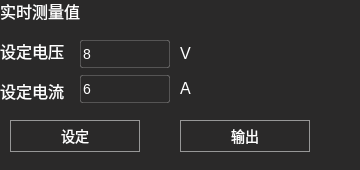
  <widget class="QGroupBox" name="groupBox_Gs">
   <property name="geometry">
    <rect>
     <x>1520</x>
     <y>100</y>
     <width>360</width>
     <height>170</height>
    </rect>
   </property>
   <property name="styleSheet">
    <string notr="true">border: none;background-color: rgb(42, 41, 41); </string>
   </property>
   <property name="title">
    <string/>
   </property>
   <widget class="QLabel" name="label_AV">
    <property name="geometry">
     <rect>
      <x>90</x>
      <y>0</y>
      <width>121</width>
      <height>25</height>
     </rect>
    </property>
    <property name="styleSheet">
     <string notr="true">font-size: 14px;
font-family: &quot;Microsoft YaHei UI Light&quot;;
font-weight: 400;
color: #FFFFFF;
line-height: 22px;</string>
    </property>
    <property name="text">
     <string/>
    </property>
   </widget>
   <widget class="QLineEdit" name="lineEdit_V">
    <property name="geometry">
     <rect>
      <x>80</x>
      <y>40</y>
      <width>90</width>
      <height>28</height>
     </rect>
    </property>
    <property name="styleSheet">
     <string notr="true">QLineEdit:focus { border-radius: 2px; border: 2px solid rgba(60,154,232,1); }
QLineEdit { border-radius: 2px; border: 1px solid rgba(255,255,255,0.2); }
QLineEdit { font-size: 14px; font-family: &quot;Microsoft YaHei UI Light&quot;;
 font-weight: 400; color: rgba(255,255,255,1); line-height: 22px; }</string>
    </property>
    <property name="text">
     <string>8</string>
    </property>
   </widget>
   <widget class="QLabel" name="label_32">
    <property name="geometry">
     <rect>
      <x>180</x>
      <y>45</y>
      <width>16</width>
      <height>16</height>
     </rect>
    </property>
    <property name="styleSheet">
     <string notr="true">font-size: 16px;
font-family: &quot;Microsoft YaHei UI Light&quot;;
font-weight: 400;
color: #FFFFFF;
line-height: 22px;</string>
    </property>
    <property name="text">
     <string>V</string>
    </property>
   </widget>
   <widget class="QLineEdit" name="lineEdit_A">
    <property name="geometry">
     <rect>
      <x>80</x>
      <y>75</y>
      <width>90</width>
      <height>28</height>
     </rect>
    </property>
    <property name="styleSheet">
     <string notr="true">QLineEdit:focus { border-radius: 2px; border: 2px solid rgba(60,154,232,1); }
QLineEdit { border-radius: 2px; border: 1px solid rgba(255,255,255,0.2); }
QLineEdit { font-size: 14px; font-family: &quot;Microsoft YaHei UI Light&quot;;
 font-weight: 400; color: rgba(255,255,255,1); line-height: 22px; }</string>
    </property>
    <property name="text">
     <string>6</string>
    </property>
    <property name="maxLength">
     <number>10</number>
    </property>
    <property name="frame">
     <bool>false</bool>
    </property>
   </widget>
   <widget class="QLabel" name="label_34">
    <property name="geometry">
     <rect>
      <x>180</x>
      <y>80</y>
      <width>16</width>
      <height>16</height>
     </rect>
    </property>
    <property name="styleSheet">
     <string notr="true">font-size: 16px;
font-family: &quot;Microsoft YaHei UI Light&quot;;
font-weight: 400;
color: #FFFFFF;
line-height: 22px;</string>
    </property>
    <property name="text">
     <string>A</string>
    </property>
   </widget>
   <widget class="QPushButton" name="pushButton_CurrentSet">
    <property name="geometry">
     <rect>
      <x>10</x>
      <y>120</y>
      <width>130</width>
      <height>32</height>
     </rect>
    </property>
    <property name="styleSheet">
     <string notr="true">QPushButton:Hover
{
	border-radius: 2px;
	border: 1px solid #1765AD;
}
QPushButton:pressed
{
	background: #1765AD;
	border-radius: 2px;
}
QPushButton{
font-size: 14px;
font-family: &quot;Microsoft YaHei UI Light&quot;;
font-weight: 400;
color: #FFFFFF;
line-height: 17px;
border: 1px solid #979797;
}


QPushButton:disabled {
font-size: 14px;
font-family: &quot;Microsoft YaHei UI Light&quot;;
font-weight: 400;
color: #656565;
line-height: 17px;
border: 1px solid #979797;
}
</string>
    </property>
    <property name="text">
     <string>设定</string>
    </property>
   </widget>
   <widget class="QPushButton" name="pushButton_CurrentOut">
    <property name="geometry">
     <rect>
      <x>180</x>
      <y>120</y>
      <width>130</width>
      <height>32</height>
     </rect>
    </property>
    <property name="styleSheet">
     <string notr="true">QPushButton:Hover
{
	border-radius: 2px;
	border: 1px solid #1765AD;
}
QPushButton:pressed
{
	background: #1765AD;
	border-radius: 2px;
}
QPushButton{
font-size: 14px;
font-family: &quot;Microsoft YaHei UI Light&quot;;
font-weight: 400;
color: #FFFFFF;
line-height: 17px;
border: 1px solid #979797;
}


QPushButton:disabled {
font-size: 14px;
font-family: &quot;Microsoft YaHei UI Light&quot;;
font-weight: 400;
color: #656565;
line-height: 17px;
border: 1px solid #979797;
}
</string>
    </property>
    <property name="text">
     <string>输出</string>
    </property>
   </widget>
   <widget class="QLabel" name="label_14">
    <property name="geometry">
     <rect>
      <x>0</x>
      <y>0</y>
      <width>80</width>
      <height>22</height>
     </rect>
    </property>
    <property name="styleSheet">
     <string notr="true">font-size: 16px;
font-family: &quot;Microsoft YaHei UI Light&quot;;
font-weight: 400;
color: #FFFFFF;
line-height: 22px;</string>
    </property>
    <property name="text">
     <string>实时测量值</string>
    </property>
   </widget>
   <widget class="QLabel" name="label_22">
    <property name="geometry">
     <rect>
      <x>0</x>
      <y>40</y>
      <width>80</width>
      <height>22</height>
     </rect>
    </property>
    <property name="styleSheet">
     <string notr="true">font-size: 16px;
font-family: &quot;Microsoft YaHei UI Light&quot;;
font-weight: 400;
color: #FFFFFF;
line-height: 22px;</string>
    </property>
    <property name="text">
     <string>设定电压</string>
    </property>
   </widget>
   <widget class="QLabel" name="label_35">
    <property name="geometry">
     <rect>
      <x>0</x>
      <y>80</y>
      <width>80</width>
      <height>22</height>
     </rect>
    </property>
    <property name="styleSheet">
     <string notr="true">font-size: 16px;
font-family: &quot;Microsoft YaHei UI Light&quot;;
font-weight: 400;
color: #FFFFFF;
line-height: 22px;</string>
    </property>
    <property name="text">
     <string>设定电流</string>
    </property>
   </widget>
  </widget>
